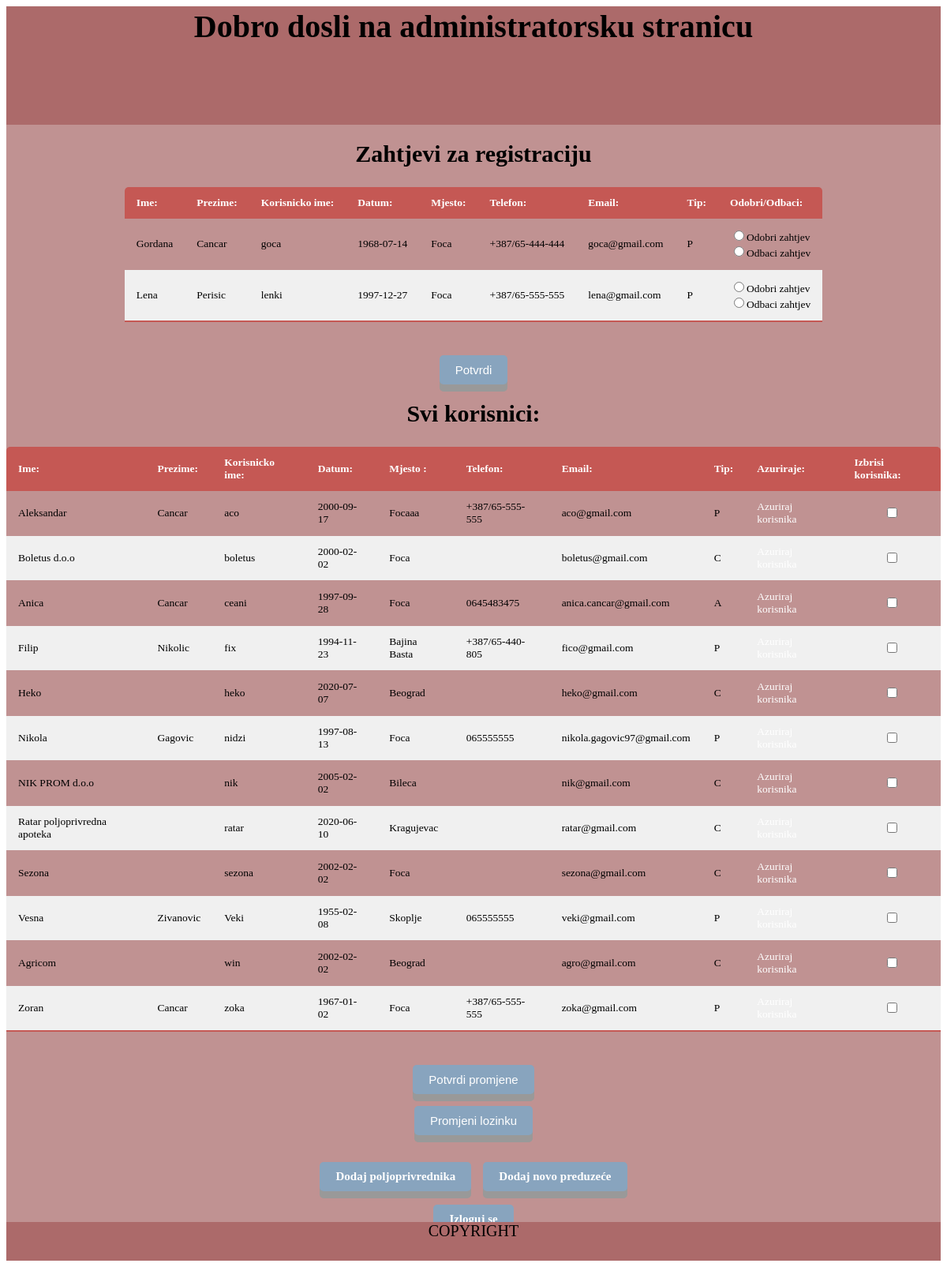
The app's page /WebAppForFarmers/Admin.php with its own data.
### tables this page shows
CREATE TABLE IF NOT EXISTS `korisnik` (
  `username` varchar(20) NOT NULL,
  `password` varchar(20) NOT NULL,
  `ime` varchar(40) NOT NULL,
  `prezime` varchar(30) DEFAULT NULL,
  `datum` date NOT NULL,
  `mjesto` varchar(30) NOT NULL,
  `telefon` varchar(30) DEFAULT NULL,
  `email` varchar(30) NOT NULL,
  `tip` varchar(1) NOT NULL,
  `odobren` int(1) NOT NULL,
  UNIQUE KEY `username` (`username`),
  KEY `ime` (`ime`)
);

### WebAppForFarmers/Konekcija.php (called while the page is built, shortened)
<?php
    class Konekcija
    {
        private $veza;
        public function __construct($DB_HOST, $DB_USER, $DB_PASS, $DB_BASE)
        {
            $this->veza = mysqli_connect($DB_HOST, $DB_USER, $DB_PASS, $DB_BASE)
                        or die("Neuspjesna konekcija: ".mysqli_connect.error());
        }
        public function getVeza()
        {
            return $this->veza;
        }
    }
?>

### WebAppForFarmers/Admin.php (the view, shortened to what this page needs)
<html>
    <head>
      <link rel="stylesheet" type="text/css" href="stil.css">
    </head>
    <body>
        <div id='header'>
            Dobro dosli na administratorsku stranicu
        </div>
        <div id = 'menu'>
        <center>
            <?php
                    require_once('Konekcija.php');
                    $konekcija = new Konekcija(DB_HOST, DB_USER, DB_PASS, DB_NAME);
                $upit = "SELECT * FROM korisnik WHERE odobren = 0";
                $rezultat = mysqli_query($konekcija->getVeza(), $upit)
                        or die("Greska u upitu".$upit);
                        $n = 0;
                        if(mysqli_num_rows($rezultat) > 0)
                        {
                            echo
                                "
                                <center><h1>Zahtjevi za registraciju</h1></center>
                                <form name='zahtjevi' method='GET' action='adminObrada.php'>
                                <table class='tabela'><thead> <tr><th>Ime:</th> <th>Prezime:</th> <th>Korisnicko ime:</th>
                                <th>Datum:</th> <th>Mjesto:</th> <th>Telefon:</th>
                                <th>Email:</th> <th>Tip:</th> <th>Odobri/Odbaci:</th></tr></thead><tbody> ";
                        }
                        while($niz = mysqli_fetch_array($rezultat))
                        {
                            echo "<tr> <td>".$niz['ime']."</td>";
                            echo "<td>".$niz['prezime']."</td>";
                            echo "<td>".$niz['username']."</td>";
                            echo "<td>".$niz['datum']."</td>";
                            echo "<td>".$niz['mjesto']."</td>";
                            echo "<td>".$niz['telefon']."</td>";
                            echo "<td>".$niz['email']."</td>";
                            echo "<td>".$niz['tip']."</td>";
                            echo
                                "<td>
                                    <input type='radio' name='zahtjev".$n."' value='odobri'>Odobri zahtjev<br/>
                                    <input type='radio' name='zahtjev".$n."' value='obrisi'>Odbaci zahtjev
                                </td>
                            </tr>";
                            $n++;
                        }
                        if(mysqli_num_rows($rezultat) > 0)
                        {
                            echo "</tbody></table>
                                    <center>
                                    <br/>
                                        <input class='button' type='submit' name='potvrdi' value='Potvrdi'>
                                    </center>
                                </form>";
                        }
            $upit1 = "SELECT * FROM korisnik WHERE odobren = 1";
            $rezultat1 = mysqli_query($konekcija->getVeza(), $upit1) or die(mysqli_connect_error());
            $n1 = 0;
            if(mysqli_num_rows($rezultat1) > 0)
            {
                echo "
                <center><h1>Svi korisnici:</h1></center>
                <form name='zahtjevi1' method='GET' action='adminObrada.php'>
                    <table class ='tabela'>
                    <thead>
                        <tr>
                            <th>Ime:</th>
                            <th>Prezime:</th>
                            <th>Korisnicko ime:</th>
                            <th>Datum:</th>
                            <th>Mjesto :</th>
                            <th>Telefon:</th>
                            <th>Email:</th>
                            <th>Tip:</th>
                            <th>Azuriraje:</th>
                            <th>Izbrisi korisnika:</th>
                        </tr>
                    </thead><tbody>";
            }
            while($niz1 = mysqli_fetch_array($rezultat1))
            {
                echo "<tr> <td>".$niz1['ime']."</td>";
                echo "<td>".$niz1['prezime']."</td>";
                echo "<td>".$niz1['username']."</td>";
                echo "<td>".$niz1['datum']."</td>";
                echo "<td>".$niz1['mjesto']."</td>";
                echo "<td>".$niz1['telefon']."</td>";
                echo "<td>".$niz1['email']."</td>";
                echo "<td>".$niz1['tip']."</td>";
                echo "
                    <td>
                        <a href='Azuriraj.php?kor=".$niz1['username']."'>Azuriraj korisnika</a>
                    </td>
                    <td>
                       <center> <input type='checkbox' name='brisi".$n1."'></center>
                    </td>
                </tr>";
                $n1++;
            }
            if(mysqli_num_rows($rezultat1) > 0)
            {
                echo
                "</tbody></table>
                    <br/>
                    <input type='submit' class='button' name='potvrdi1' value='Potvrdi promjene'>
                    </form>";
            }
 ?>
        <button onclick = 'PromjeniLozinku()' id='promLoz' class='button'>Promjeni lozinku</button><br/>
            <br/>
            <br/>
            <div id='dugmici'>
             <a href='dodajPolj.php' class ='linkovi'>Dodaj poljoprivrednika</a> &nbsp&nbsp
             <a href='dodajPred.php' class='linkovi'>Dodaj novo preduzeće</a>
             </div><br/>
             <a href='Logout.php' class='linkovi'>Izloguj se</a>
        </div>
        <div id = 'footer'>
            COPYRIGHT
        </div>
    </body>
</html>

### WebAppForFarmers/stil.css (style rules this page uses)
#header { background: #ac6a6a; font-size: 40px; padding: 2px; height: 9%; text-align: center; overflow: auto; font-family: Brush Script MT, Brush Script Std, cursive; font-weight: bold; }
#menu { display: inline-block; background: #c09292; text-align: center; font-family: Georgia, serif; width: 100%; height: 86%; font-size: 15px; overflow: auto; font-weight: bold; }
#footer { background: #ac6a6a; overflow: auto; font-family:Brush Script MT, Brush Script Std, cursive; height: 3%; font-size: 20px; text-align: center; }
input { background-color: lightblue; }
.tabela { border-collapse: collapse; margin: 25px 0; font-size: 0.9em; min-width: 200px; border-radius: 5px 5px 0 0; overflow: hidden; }
.tabela thead tr { background-color: #c55854; color: #ffffff; text-align: left; font-weight: bold; }
.tabela th, .tabela td { padding: 12px 15px; }
.tabela tbody tr { border-bottom: 1px solid #c09292; }
.tabela tbody tr:nth-of-type(even) { background-color: #f0f0f0; }
.tabela tbody tr:last-of-type { border-bottom: 2px solid #c55854; }
.button { display: inline-block; padding: 10px 20px; font-size: 15px; cursor: pointer; text-align: center; text-decoration: none; outline: none; color: #fff; background-color: #88a4be; border: none; border-radius: 5px; box-shadow: 0 9px #999; }
a.linkovi { display: inline-block; padding: 10px 20px; font-size: 15px; cursor: pointer; text-align: center; text-decoration: none; outline: none; color: #fff; background-color: #88a4be; border: none; border-radius: 5px; box-shadow: 0 9px #999; }
a { color: white; text-decoration: none; }

### records on screen
korisnik: ime "Gordana", prezime "Cancar", username "goca", datum "1968-07-14", mjesto "Foca", telefon "+387/65-444-444", email "goca@gmail.com", tip "P"
korisnik: ime "Lena", prezime "Perisic", username "lenki", datum "1997-12-27", mjesto "Foca", telefon "+387/65-555-555", email "lena@gmail.com", tip "P"
korisnik: ime "Aleksandar", prezime "Cancar", username "aco", datum "2000-09-17", mjesto "Focaaa", telefon "+387/65-555-555", email "aco@gmail.com", tip "P"
korisnik: ime "Boletus d.o.o", username "boletus", datum "2000-02-02", mjesto "Foca", email "boletus@gmail.com", tip "C"
korisnik: ime "Anica", prezime "Cancar", username "ceani", datum "1997-09-28", mjesto "Foca", telefon "0645483475", email "anica.cancar@gmail.com", tip "A"
korisnik: ime "Filip", prezime "Nikolic", username "fix", datum "1994-11-23", mjesto "Bajina Basta", telefon "+387/65-440-805", email "fico@gmail.com", tip "P"
korisnik: ime "Heko", username "heko", datum "2020-07-07", mjesto "Beograd", email "heko@gmail.com", tip "C"
korisnik: ime "Nikola", prezime "Gagovic", username "nidzi", datum "1997-08-13", mjesto "Foca", telefon "065555555", email "nikola.gagovic97@gmail.com", tip "P"
korisnik: ime "NIK PROM d.o.o", username "nik", datum "2005-02-02", mjesto "Bileca", email "nik@gmail.com", tip "C"
korisnik: ime "Ratar poljoprivredna apoteka", username "ratar", datum "2020-06-10", mjesto "Kragujevac", email "ratar@gmail.com", tip "C"
korisnik: ime "Sezona", username "sezona", datum "2002-02-02", mjesto "Foca", email "sezona@gmail.com", tip "C"
korisnik: ime "Vesna", prezime "Zivanovic", username "Veki", datum "1955-02-08", mjesto "Skoplje", telefon "065555555", email "veki@gmail.com", tip "P"
korisnik: ime "Agricom", username "win", datum "2002-02-02", mjesto "Beograd", email "agro@gmail.com", tip "C"
korisnik: ime "Zoran", prezime "Cancar", username "zoka", datum "1967-01-02", mjesto "Foca", telefon "+387/65-555-555", email "zoka@gmail.com", tip "P"
